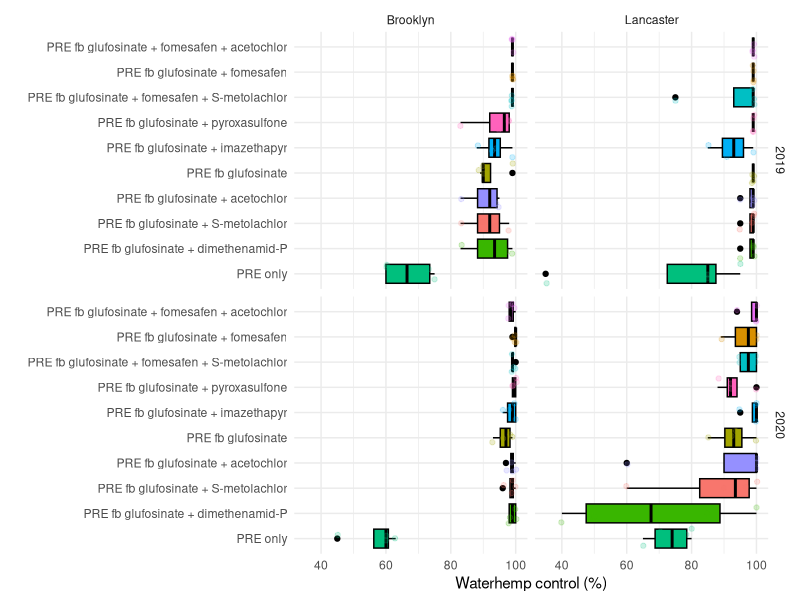
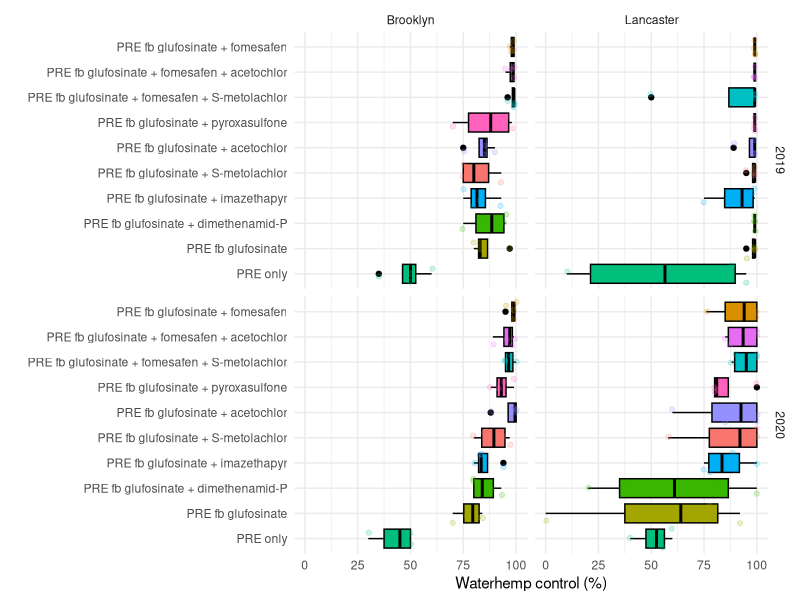
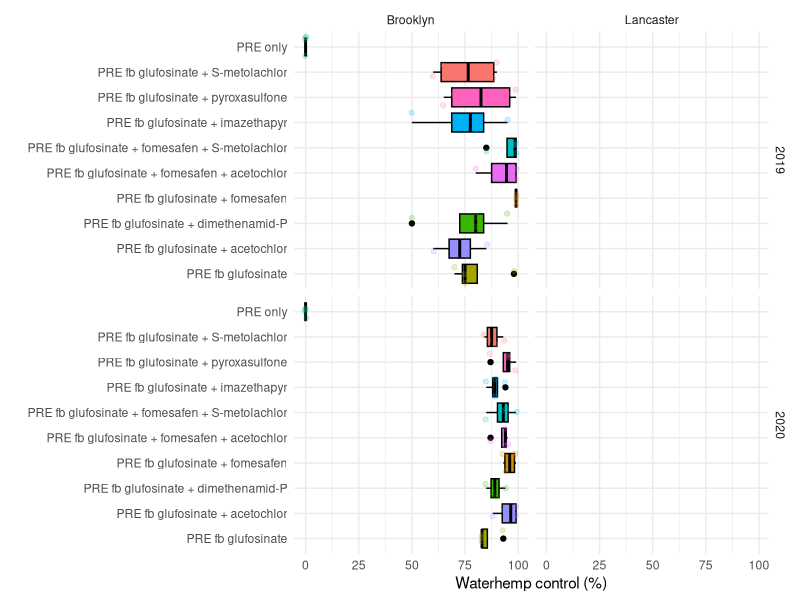
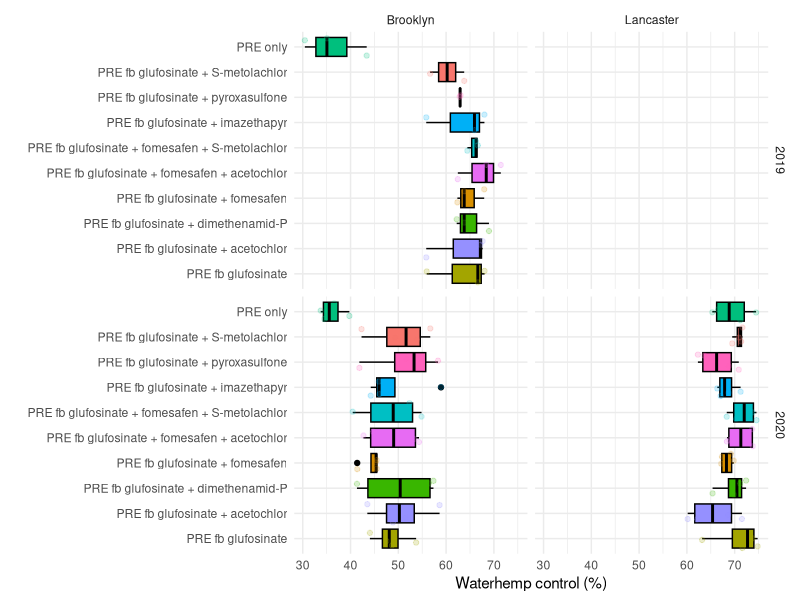
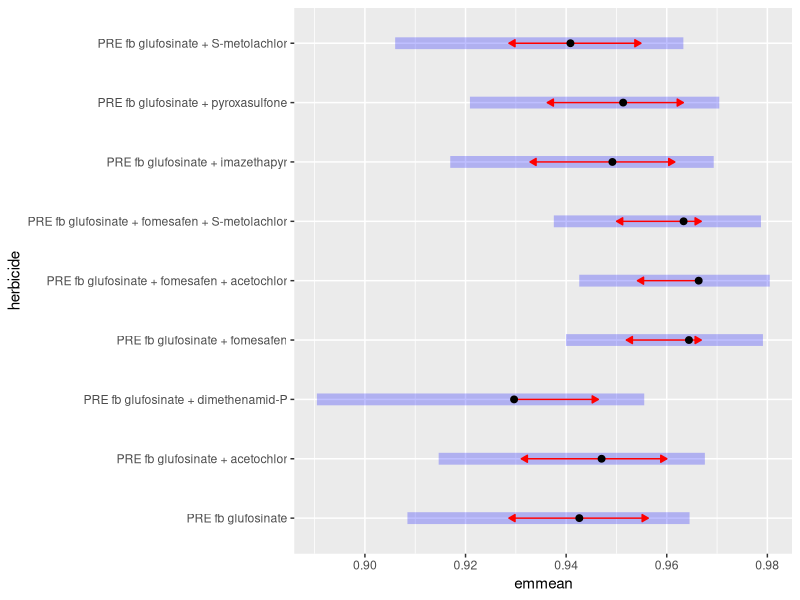

Write the R code that produced these figures, in order. (Note: this script raises an error after producing the figures.)
## ---- chunk 1
library(tidyverse)
library(emmeans)
library(glmmTMB)
library(kableExtra)
## ---- chunk 2
data <- read_csv("SB12.csv")
## ---- chunk 3
glimpse(data)
## ---- chunk 4
skimr::skim(data)
## ---- chunk 5
ggplot(data, aes(x=reorder(other,waterhempcontrol_14), y=waterhempcontrol_14,
       fill=trade, color=trade)) +
  geom_boxplot(color="black") +
  geom_jitter(alpha=0.2) +
  facet_grid(year ~ location) +
  coord_flip() +
  labs(x="", y="Waterhemp control (%)") +
  theme_minimal() +
  theme(legend.position = "none")
## ---- chunk 6
ggplot(data, aes(x=reorder(other,waterhempcontrol_28), y=waterhempcontrol_28,
       fill=trade, color=trade)) +
  geom_boxplot(color="black") +
  geom_jitter(alpha=0.2) +
  facet_grid(year ~ location) +
  coord_flip() +
  labs(x="", y="Waterhemp control (%)") +
  theme_minimal() +
  theme(legend.position = "none")
## ---- chunk 7
ggplot(data, aes(x=reorder(other,waterhempcontrol_harvest), y=waterhempcontrol_harvest,
       fill=trade, color=trade)) +
  geom_boxplot(color="black") +
  geom_jitter(alpha=0.2) +
  facet_grid(year ~ location) +
  coord_flip() +
  labs(x="", y="Waterhemp control (%)") +
  theme_minimal() +
  theme(legend.position = "none")
## ---- chunk 8
ggplot(data, aes(x=reorder(other,yield_bu), y=yield_bu,
       fill=trade, color=trade)) +
  geom_boxplot(color="black") +
  geom_jitter(alpha=0.2) +
  facet_grid(year ~ location) +
  coord_flip() +
  labs(x="", y="Waterhemp control (%)") +
  theme_minimal() +
  theme(legend.position = "none")
## ---- chunk 9
new_dt <- 
  data %>% 
  rename (herbicide = other) %>% 
  mutate(
    wt_14 = waterhempcontrol_14/100,
    wt_28 = waterhempcontrol_28/100,
    yield_kg = yield_bu * 67.5) %>% 
  mutate(
    wt_14 = 
      case_when(
        waterhempcontrol_14 == 100   ~  0.99,
        TRUE            ~ wt_14),
    wt_28 = case_when(
        waterhempcontrol_28 == 100   ~  0.99,
        waterhempcontrol_28 == 0   ~  0.01,
        TRUE            ~ wt_28)) %>% 
  filter(
    herbicide != "PRE only"
  )
## ---- chunk 10
model_14 <- glmmTMB(wt_14 ~ herbicide * location * year + (1|rep), beta_family(link = "logit"), data=new_dt)
## ---- chunk 11
glmmTMB:::Anova.glmmTMB(model_14)
## ---- chunk 12
model_14_2 <- glmmTMB(wt_14 ~ herbicide + (1|rep) + (1|location/year), beta_family(link = "logit"), data=new_dt)
## ---- chunk 13
glmmTMB:::Anova.glmmTMB(model_14_2)
## ---- chunk 14
lsmeans_14<- emmeans(model_14_2, ~ herbicide, cont="pairwise", adjust="none", type="response", alpha=0.05)
## ---- chunk 15
plot(lsmeans_14, ~ herbicide, comparisons=TRUE, type="response", alpha=0.05, adjust="none")
## ---- chunk 16
CLD(lsmeans_14$emmeans, alpha=0.05, Letters=letters, adjust="none", reversed = TRUE) %>%
  kbl() %>%
  kable_classic_2(full_width = F)
## ---- chunk 17
model_28 <- glmmTMB(wt_28 ~ herbicide * location * year + (1|rep), beta_family(link = "logit"), data=new_dt)
## ---- chunk 18
glmmTMB:::Anova.glmmTMB(model_28)
## ---- chunk 19
model_28_2 <- glmmTMB(wt_28 ~ herbicide + (1|rep) + (1|location/year), beta_family(link = "logit"), data=new_dt)
## ---- chunk 20
glmmTMB:::Anova.glmmTMB(model_28_2)
## ---- chunk 21
lsmeans_28<- emmeans(model_28_2, ~ herbicide, cont="pairwise", adjust="none", type="response", alpha=0.05)
## ---- chunk 22
plot(lsmeans_28, ~ herbicide, comparisons=TRUE, type="response", alpha=0.05, adjust="none")
## ---- chunk 23
CLD(lsmeans_28$emmeans, alpha=0.05, Letters=letters, adjust="none", reversed = TRUE) %>%
  kbl() %>%
  kable_classic_2(full_width = F)
## ---- chunk 24
if(requireNamespace("multcomp")) {
    multcomp::cld(lsmeans_28$emmeans, alpha=0.05, Letters=letters, adjust="none", reversed = TRUE)
}
